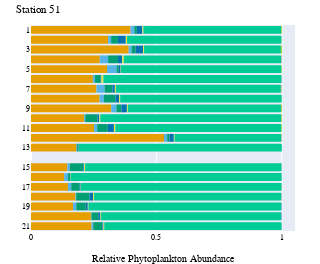
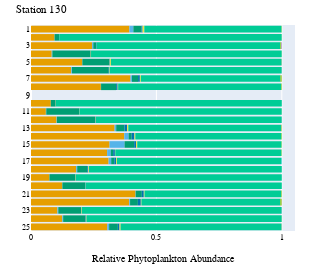

Notebook code cell kept with these figures, in order:
### Code cell
stations = ['51', '130']

cm_to_px = 96 / 2.54  # Conversion factor from centimeters to pixels
width_in_cm = 5
height_in_cm = 7

tax_colors = {}

for station in stations:        
    grouped_df = flowcam[flowcam['Station'] == station][['Comments', 'Taxon_grouped', 'density_cell_L']]
    grouped_df = grouped_df.groupby(['Comments', 'Taxon_grouped']).agg({'density_cell_L':'sum'}).reset_index()
    
    grouped_df["rel_occurrence"] = grouped_df.groupby(['Comments'])['density_cell_L'].transform(lambda x: x / x.sum())
    
    # Split station into prefix and suffix and change to integer
    grouped_df['Sample'] = [x.split('_')[1] for x in grouped_df['Comments']]
    
    fig = px.histogram(grouped_df.sort_values(["Sample", 'Taxon_grouped'], ascending=[True, True]), 
                x="rel_occurrence", 
                y="Sample",
                color='Taxon_grouped',
                category_orders={
                    "Sample": ['1', '2', '3', '4', '5', '6', '7', '8', '9', '10',
                               '11', '12', '13', '14', '15', '16', '17', '18', '19', '20',
                               '21', '22', '23', '24', '25'],
                    "Taxon_grouped": ["Rare", "Bacillariophyta", "Dinophyceae",
                                      "Prymnesiophyceae"]
                },
                color_discrete_map={
                    "Rare": "#545454",
                    "Bacillariophyta": "#E69F00",
                    "Dinophyceae": "#56B4E9",
                    "Prymnesiophyceae": "#009E73",
                    "Ciliates": "#F0E442",
                    "Arthropoda": "#0072B2",
                    "Annelida": "#D55E00",
                    "Craniata": "#CC79A7",
                    "Urocordata": "#B5B5B5",
                    "Echinodermata": "#55EEFF",
                    "Cnidaria": "#A42324",
                    "Mollusca": "#89CE00",
                },                
                orientation='h'
            )

    fig.update_layout(
        font=dict(
            family="Times New Roman, serif",  # Set the font family to Times New Roman
            size=8,  # Set the font size
            color="black"  # Set the font color
        ),
        autosize=False,
        width=width_in_cm * cm_to_px,
        height=height_in_cm * cm_to_px,
        margin=dict( # Set the margins
            l=0,  # Left margin
            r=25,  # Right margin
            b=25,  # Bottom margin
            t=25  # Top margin
        ),
        showlegend=False,
        xaxis_title_text='Relative Phytoplankton Abundance',
        title_text='Station {}'.format(station),
        yaxis_title_text=''
    )

    fig.show()

    for trace in fig.data:
        # If trace is not in the dictionary, add it
        if trace.name not in tax_colors:
            # If trace contains a color already in use, give an error
            if trace.marker.color in tax_colors.values():
                raise ValueError(f'Color for {trace.name} already in use, review color disctrete map')
            tax_colors[trace.name] = trace.marker.color
           
    # Save figure as svg
    fig.write_image("../figures/phytoplankton/flowcam_relative_occurrence_{}.svg".format(station), scale=1)
    fig.write_image("../figures/phytoplankton/flowcam_relative_occurrence_{}.png".format(station), scale=1)

### Figure 1 — Plotly figure (JSON) as saved in the notebook; plotly's stock layout.template omitted (floating-point values rounded to 4 significant figures)
{"data": [{"alignmentgroup": "True", "bingroup": "y", "histfunc": "sum", "hovertemplate": "Taxon_grouped=Bacillariophyta<br>sum of rel_occurrence=%{x}<br>Sample=%{y}<extra></extra>", "legendgroup": "Bacillariophyta", "marker": {"color": "#E69F00", "pattern": {"shape": ""}}, "name": "Bacillariophyta", "offsetgroup": "Bacillariophyta", "orientation": "h", "showlegend": true, "type": "histogram", "x": [0.3968, 0.212, 0.2514, 0.5303, 0.1806, 0.1449, 0.1324, 0.1474, 0.1773, 0.1674, 0.3074, 0.2389, 0.2413, 0.3894, 0.2743, 0.3031, 0.2467, 0.2611, 0.2736, 0.3199], "xaxis": "x", "y": ["1", "10", "11", "12", "13", "15", "16", "17", "18", "19", "2", "20", "21", "3", "4", "5", "6", "7", "8", "9"], "yaxis": "y"}, {"alignmentgroup": "True", "bingroup": "y", "histfunc": "sum", "hovertemplate": "Taxon_grouped=Dinophyceae<br>sum of rel_occurrence=%{x}<br>Sample=%{y}<extra></extra>", "legendgroup": "Dinophyceae", "marker": {"color": "#56B4E9", "pattern": {"shape": ""}}, "name": "Dinophyceae", "offsetgroup": "Dinophyceae", "orientation": "h", "showlegend": true, "type": "histogram", "x": [0.01517, 0.004287, 0.01258, 0.01257, 0.001206, 0.009312, 0.01561, 0.01307, 0.00289, 0.01319, 0.012, 0.002065, 0.006944, 0.01159, 0.03313, 0.03807, 0.007964, 0.03224, 0.01686, 0.02055], "xaxis": "x", "y": ["1", "10", "11", "12", "13", "15", "16", "17", "18", "19", "2", "20", "21", "3", "4", "5", "6", "7", "8", "9"], "yaxis": "y"}, {"alignmentgroup": "True", "bingroup": "y", "histfunc": "sum", "hovertemplate": "Taxon_grouped=Prymnesiophyceae<br>sum of rel_occurrence=%{x}<br>Sample=%{y}<extra></extra>", "legendgroup": "Prymnesiophyceae", "marker": {"color": "#009E73", "pattern": {"shape": ""}}, "name": "Prymnesiophyceae", "offsetgroup": "Prymnesiophyceae", "orientation": "h", "showlegend": true, "type": "histogram", "x": [0.01027, 0.0481, 0.04219, 0.008876, 0.004684, 0.05441, 0.008608, 0.03349, 0.05299, 0.03783, 0.02698, 0.02715, 0.03649, 0.01662, 0.03939, 0.008784, 0.02327, 0.03131, 0.04685, 0.02019], "xaxis": "x", "y": ["1", "10", "11", "12", "13", "15", "16", "17", "18", "19", "2", "20", "21", "3", "4", "5", "6", "7", "8", "9"], "yaxis": "y"}, {"alignmentgroup": "True", "bingroup": "y", "histfunc": "sum", "hovertemplate": "Taxon_grouped=Arthropoda<br>sum of rel_occurrence=%{x}<br>Sample=%{y}<extra></extra>", "legendgroup": "Arthropoda", "marker": {"color": "#0072B2", "pattern": {"shape": ""}}, "name": "Arthropoda", "offsetgroup": "Arthropoda", "orientation": "h", "showlegend": true, "type": "histogram", "x": [0.02202, 0.007835, 0.02455, 0.01775, 0.003723, 0.003306, 0.0006588, 0.003822, 0.01445, 0.008178, 0.03166, 0.008814, 0.004064, 0.0295, 0.01664, 0.007321, 0.002952, 0.009816, 0.01392, 0.02179], "xaxis": "x", "y": ["1", "10", "11", "12", "13", "15", "16", "17", "18", "19", "2", "20", "21", "3", "4", "5", "6", "7", "8", "9"], "yaxis": "y"}, {"alignmentgroup": "True", "bingroup": "y", "histfunc": "sum", "hovertemplate": "Taxon_grouped=Ciliates<br>sum of rel_occurrence=%{x}<br>Sample=%{y}<extra></extra>", "legendgroup": "Ciliates", "marker": {"color": "#F0E442", "pattern": {"shape": ""}}, "name": "Ciliates", "offsetgroup": "Ciliates", "orientation": "h", "showlegend": true, "type": "histogram", "x": [0.003914, 0.004094, 0.005588, 0.002959, 0.0004112, 0.003812, 0.001186, 0.001007, 0.003854, 0.002539, 0.004902, 0.002516, 0.003312, 0.003716, 0.006432, 0.001464, 0.007627, 0.004073, 0.004457, 0.003731], "xaxis": "x", "y": ["1", "10", "11", "12", "13", "15", "16", "17", "18", "19", "2", "20", "21", "3", "4", "5", "6", "7", "8", "9"], "yaxis": "y"}, {"alignmentgroup": "True", "bingroup": "y", "histfunc": "sum", "hovertemplate": "Taxon_grouped=Detritus<br>sum of rel_occurrence=%{x}<br>Sample=%{y}<extra></extra>", "legendgroup": "Detritus", "marker": {"color": "#00cc96", "pattern": {"shape": ""}}, "name": "Detritus", "offsetgroup": "Detritus", "orientation": "h", "showlegend": true, "type": "histogram", "x": [0.5494, 0.7208, 0.6618, 0.4253, 0.8094, 0.7835, 0.8412, 0.8007, 0.7466, 0.7698, 0.6149, 0.719, 0.7074, 0.5455, 0.6282, 0.6398, 0.7106, 0.6578, 0.6439, 0.6105], "xaxis": "x", "y": ["1", "10", "11", "12", "13", "15", "16", "17", "18", "19", "2", "20", "21", "3", "4", "5", "6", "7", "8", "9"], "yaxis": "y"}, {"alignmentgroup": "True", "bingroup": "y", "histfunc": "sum", "hovertemplate": "Taxon_grouped=Mollusca<br>sum of rel_occurrence=%{x}<br>Sample=%{y}<extra></extra>", "legendgroup": "Mollusca", "marker": {"color": "#89CE00", "pattern": {"shape": ""}}, "name": "Mollusca", "offsetgroup": "Mollusca", "orientation": "h", "showlegend": true, "type": "histogram", "x": [0.002446, 0.002428, 0.001942, 0.001479, 0.0009634, 0.0006562, 0.003655, 0.0006139, 0.001464, 0.001054, 0.0004164, 0.002841], "xaxis": "x", "y": ["1", "10", "11", "12", "18", "2", "3", "4", "5", "7", "8", "9"], "yaxis": "y"}, {"alignmentgroup": "True", "bingroup": "y", "histfunc": "sum", "hovertemplate": "Taxon_grouped=Pleurosira laevis<br>sum of rel_occurrence=%{x}<br>Sample=%{y}<extra></extra>", "legendgroup": "Pleurosira laevis", "marker": {"color": "#ab63fa", "pattern": {"shape": ""}}, "name": "Pleurosira laevis", "offsetgroup": "Pleurosira laevis", "orientation": "h", "showlegend": true, "type": "histogram", "x": [0.0004364, 0.0007397, 0.0003103, 0.0003618, 0.0009633, 0.001106, 0.000415, 0.001639, 0.0005159, 0.0006639, 0.0004762, 0.0005298, 0.000521], "xaxis": "x", "y": ["10", "12", "15", "16", "18", "19", "2", "20", "21", "4", "6", "7", "9"], "yaxis": "y"}, {"alignmentgroup": "True", "bingroup": "y", "histfunc": "sum", "hovertemplate": "Taxon_grouped=Appendicularia<br>sum of rel_occurrence=%{x}<br>Sample=%{y}<extra></extra>", "legendgroup": "Appendicularia", "marker": {"color": "#FFA15A", "pattern": {"shape": ""}}, "name": "Appendicularia", "offsetgroup": "Appendicularia", "orientation": "h", "showlegend": true, "type": "histogram", "x": [0.0004293, 0.0005974, 0.000415, 0.0006639, 0.0004049, 0.001057], "xaxis": "x", "y": ["15", "17", "2", "4", "6", "7"], "yaxis": "y"}, {"alignmentgroup": "True", "bingroup": "y", "histfunc": "sum", "hovertemplate": "Taxon_grouped=Porifera spicule<br>sum of rel_occurrence=%{x}<br>Sample=%{y}<extra></extra>", "legendgroup": "Porifera spicule", "marker": {"color": "#19d3f3", "pattern": {"shape": ""}}, "name": "Porifera spicule", "offsetgroup": "Porifera spicule", "orientation": "h", "showlegend": true, "type": "histogram", "x": [0.0006562, 0.000527], "xaxis": "x", "y": ["2", "7"], "yaxis": "y"}, {"alignmentgroup": "True", "bingroup": "y", "histfunc": "sum", "hovertemplate": "Taxon_grouped=Rotifera<br>sum of rel_occurrence=%{x}<br>Sample=%{y}<extra></extra>", "legendgroup": "Rotifera", "marker": {"color": "#FF6692", "pattern": {"shape": ""}}, "name": "Rotifera", "offsetgroup": "Rotifera", "orientation": "h", "showlegend": true, "type": "histogram", "x": [0.0004776], "xaxis": "x", "y": ["7"], "yaxis": "y"}], "layout": {"autosize": false, "barmode": "relative", "font": {"color": "black", "family": "Times New Roman, serif", "size": 8}, "height": 264.6, "legend": {"title": {"text": "Taxon_grouped"}, "tracegroupgap": 0}, "margin": {"b": 25, "l": 0, "r": 25, "t": 25}, "showlegend": false, "title": {"text": "Station 51"}, "width": 189.0, "xaxis": {"anchor": "y", "domain": [0, 1], "title": {"text": "Relative Phytoplankton Abundance"}}, "yaxis": {"anchor": "x", "categoryarray": ["25", "24", "23", "22", "21", "20", "19", "18", "17", "16", "15", "14", "13", "12", "11", "10", "9", "8", "7", "6", "5", "4", "3", "2", "1"], "categoryorder": "array", "domain": [0, 1], "title": {"text": ""}}}}

### Figure 2 — Plotly figure (JSON) as saved in the notebook; plotly's stock layout.template omitted (floating-point values rounded to 4 significant figures)
{"data": [{"alignmentgroup": "True", "bingroup": "y", "histfunc": "sum", "hovertemplate": "Taxon_grouped=Bacillariophyta<br>sum of rel_occurrence=%{x}<br>Sample=%{y}<extra></extra>", "legendgroup": "Bacillariophyta", "marker": {"color": "#E69F00", "pattern": {"shape": ""}}, "name": "Bacillariophyta", "offsetgroup": "Bacillariophyta", "orientation": "h", "showlegend": true, "type": "histogram", "x": [0.3923, 0.0789, 0.05929, 0.1017, 0.3333, 0.3718, 0.3132, 0.3035, 0.3094, 0.18, 0.07356, 0.09364, 0.1243, 0.4164, 0.3916, 0.1053, 0.1248, 0.3042, 0.2437, 0.08262, 0.2042, 0.1606, 0.3968, 0.2786], "xaxis": "x", "y": ["1", "10", "11", "12", "13", "14", "15", "16", "17", "18", "19", "2", "20", "21", "22", "23", "24", "25", "3", "4", "5", "6", "7", "8"], "yaxis": "y"}, {"alignmentgroup": "True", "bingroup": "y", "histfunc": "sum", "hovertemplate": "Taxon_grouped=Dinophyceae<br>sum of rel_occurrence=%{x}<br>Sample=%{y}<extra></extra>", "legendgroup": "Dinophyceae", "marker": {"color": "#56B4E9", "pattern": {"shape": ""}}, "name": "Dinophyceae", "offsetgroup": "Dinophyceae", "orientation": "h", "showlegend": true, "type": "histogram", "x": [0.01589, 0.0002247, 0.00161, 0.001481, 0.006431, 0.01729, 0.05977, 0.01443, 0.01024, 0.004164, 0.0003621, 0.0007658, 0.0009878, 0.0034, 0.003599, 0.003404, 0.007338, 0.004704, 0.002546, 0.0005455, 0.002912, 0.005874, 0.0007254], "xaxis": "x", "y": ["1", "10", "11", "12", "13", "14", "15", "16", "17", "18", "2", "20", "21", "22", "23", "24", "25", "3", "4", "5", "6", "7", "8"], "yaxis": "y"}, {"alignmentgroup": "True", "bingroup": "y", "histfunc": "sum", "hovertemplate": "Taxon_grouped=Prymnesiophyceae<br>sum of rel_occurrence=%{x}<br>Sample=%{y}<extra></extra>", "legendgroup": "Prymnesiophyceae", "marker": {"color": "#009E73", "pattern": {"shape": ""}}, "name": "Prymnesiophyceae", "offsetgroup": "Prymnesiophyceae", "orientation": "h", "showlegend": true, "type": "histogram", "x": [0.03277, 0.01906, 0.1318, 0.1531, 0.03323, 0.01242, 0.03851, 0.009716, 0.01251, 0.04011, 0.1037, 0.01755, 0.09099, 0.02456, 0.03121, 0.09132, 0.08851, 0.03489, 0.01129, 0.1525, 0.1082, 0.1465, 0.02418, 0.06009], "xaxis": "x", "y": ["1", "10", "11", "12", "13", "14", "15", "16", "17", "18", "19", "2", "20", "21", "22", "23", "24", "25", "3", "4", "5", "6", "7", "8"], "yaxis": "y"}, {"alignmentgroup": "True", "bingroup": "y", "histfunc": "sum", "hovertemplate": "Taxon_grouped=Arthropoda<br>sum of rel_occurrence=%{x}<br>Sample=%{y}<extra></extra>", "legendgroup": "Arthropoda", "marker": {"color": "#0072B2", "pattern": {"shape": ""}}, "name": "Arthropoda", "offsetgroup": "Arthropoda", "orientation": "h", "showlegend": true, "type": "histogram", "x": [0.003972, 0.0003577, 0.0003445, 0.001477, 0.01, 0.01098, 0.007471, 0.006973, 0.006826, 0.004016, 0.0006713, 0.0007242, 0.001233, 0.007907, 0.01173, 0.0008997, 0.002127, 0.006628, 0.001881, 0.0006154, 0.001201, 0.001491, 0.007305, 0.006186], "xaxis": "x", "y": ["1", "10", "11", "12", "13", "14", "15", "16", "17", "18", "19", "2", "20", "21", "22", "23", "24", "25", "3", "4", "5", "6", "7", "8"], "yaxis": "y"}, {"alignmentgroup": "True", "bingroup": "y", "histfunc": "sum", "hovertemplate": "Taxon_grouped=Ciliates<br>sum of rel_occurrence=%{x}<br>Sample=%{y}<extra></extra>", "legendgroup": "Ciliates", "marker": {"color": "#F0E442", "pattern": {"shape": ""}}, "name": "Ciliates", "offsetgroup": "Ciliates", "orientation": "h", "showlegend": true, "type": "histogram", "x": [0.006951, 0.0006742, 0.0006039, 0.0009526, 0.005002, 0.003373, 0.004598, 0.001473, 0.003413, 0.002711, 0.001096, 0.0002708, 0.000469, 0.002858, 0.002334, 0.001799, 0.002134, 0.004185, 0.001105, 0.004265, 0.001858, 0.003561, 0.00194], "xaxis": "x", "y": ["1", "10", "11", "12", "13", "14", "15", "16", "17", "18", "19", "2", "20", "21", "22", "23", "24", "25", "4", "5", "6", "7", "8"], "yaxis": "y"}, {"alignmentgroup": "True", "bingroup": "y", "histfunc": "sum", "hovertemplate": "Taxon_grouped=Detritus<br>sum of rel_occurrence=%{x}<br>Sample=%{y}<extra></extra>", "legendgroup": "Detritus", "marker": {"color": "#00cc96", "pattern": {"shape": ""}}, "name": "Detritus", "offsetgroup": "Detritus", "orientation": "h", "showlegend": true, "type": "histogram", "x": [0.5472, 0.9008, 0.8061, 0.7411, 0.6095, 0.5824, 0.5753, 0.6623, 0.6564, 0.769, 0.8209, 0.8871, 0.7822, 0.5447, 0.554, 0.7967, 0.7787, 0.6417, 0.7328, 0.7604, 0.6806, 0.6864, 0.557, 0.6503], "xaxis": "x", "y": ["1", "10", "11", "12", "13", "14", "15", "16", "17", "18", "19", "2", "20", "21", "22", "23", "24", "25", "3", "4", "5", "6", "7", "8"], "yaxis": "y"}, {"alignmentgroup": "True", "bingroup": "y", "histfunc": "sum", "hovertemplate": "Taxon_grouped=Mollusca<br>sum of rel_occurrence=%{x}<br>Sample=%{y}<extra></extra>", "legendgroup": "Mollusca", "marker": {"color": "#89CE00", "pattern": {"shape": ""}}, "name": "Mollusca", "offsetgroup": "Mollusca", "orientation": "h", "showlegend": true, "type": "histogram", "x": [0.0009931, 0.0002358, 0.001786, 0.001673, 0.001149, 0.001405, 0.0003621, 0.002082, 0.005024, 0.0003407, 0.000702, 0.003763, 0.0002761, 0.0006509, 0.004659, 0.001832], "xaxis": "x", "y": ["1", "11", "13", "14", "15", "16", "2", "21", "22", "24", "25", "3", "4", "5", "7", "8"], "yaxis": "y"}, {"alignmentgroup": "True", "bingroup": "y", "histfunc": "sum", "hovertemplate": "Taxon_grouped=Pleurosira laevis<br>sum of rel_occurrence=%{x}<br>Sample=%{y}<extra></extra>", "legendgroup": "Pleurosira laevis", "marker": {"color": "#ab63fa", "pattern": {"shape": ""}}, "name": "Pleurosira laevis", "offsetgroup": "Pleurosira laevis", "orientation": "h", "showlegend": true, "type": "histogram", "x": [0.0002438, 0.0003573, 0.0003733, 0.0004499, 0.0003594, 0.001882, 0.0002727, 0.0003006, 0.0003281], "xaxis": "x", "y": ["12", "13", "22", "23", "25", "3", "5", "6", "7"], "yaxis": "y"}, {"alignmentgroup": "True", "bingroup": "y", "histfunc": "sum", "hovertemplate": "Taxon_grouped=Rotifera<br>sum of rel_occurrence=%{x}<br>Sample=%{y}<extra></extra>", "legendgroup": "Rotifera", "marker": {"color": "#FFA15A", "pattern": {"shape": ""}}, "name": "Rotifera", "offsetgroup": "Rotifera", "orientation": "h", "showlegend": true, "type": "histogram", "x": [0.0003573, 0.0003733, 0.0002927, 0.0002655], "xaxis": "x", "y": ["13", "22", "7", "8"], "yaxis": "y"}, {"alignmentgroup": "True", "bingroup": "y", "histfunc": "sum", "hovertemplate": "Taxon_grouped=Porifera spicule<br>sum of rel_occurrence=%{x}<br>Sample=%{y}<extra></extra>", "legendgroup": "Porifera spicule", "marker": {"color": "#19d3f3", "pattern": {"shape": ""}}, "name": "Porifera spicule", "offsetgroup": "Porifera spicule", "orientation": "h", "showlegend": true, "type": "histogram", "x": [0.0002763, 0.001138, 0.0002894], "xaxis": "x", "y": ["16", "17", "21"], "yaxis": "y"}, {"alignmentgroup": "True", "bingroup": "y", "histfunc": "sum", "hovertemplate": "Taxon_grouped=Annelida<br>sum of rel_occurrence=%{x}<br>Sample=%{y}<extra></extra>", "legendgroup": "Annelida", "marker": {"color": "#D55E00", "pattern": {"shape": ""}}, "name": "Annelida", "offsetgroup": "Annelida", "orientation": "h", "showlegend": true, "type": "histogram", "x": [0.0002609], "xaxis": "x", "y": ["21"], "yaxis": "y"}], "layout": {"autosize": false, "barmode": "relative", "font": {"color": "black", "family": "Times New Roman, serif", "size": 8}, "height": 264.6, "legend": {"title": {"text": "Taxon_grouped"}, "tracegroupgap": 0}, "margin": {"b": 25, "l": 0, "r": 25, "t": 25}, "showlegend": false, "title": {"text": "Station 130"}, "width": 189.0, "xaxis": {"anchor": "y", "domain": [0, 1], "title": {"text": "Relative Phytoplankton Abundance"}}, "yaxis": {"anchor": "x", "categoryarray": ["25", "24", "23", "22", "21", "20", "19", "18", "17", "16", "15", "14", "13", "12", "11", "10", "9", "8", "7", "6", "5", "4", "3", "2", "1"], "categoryorder": "array", "domain": [0, 1], "title": {"text": ""}}}}
